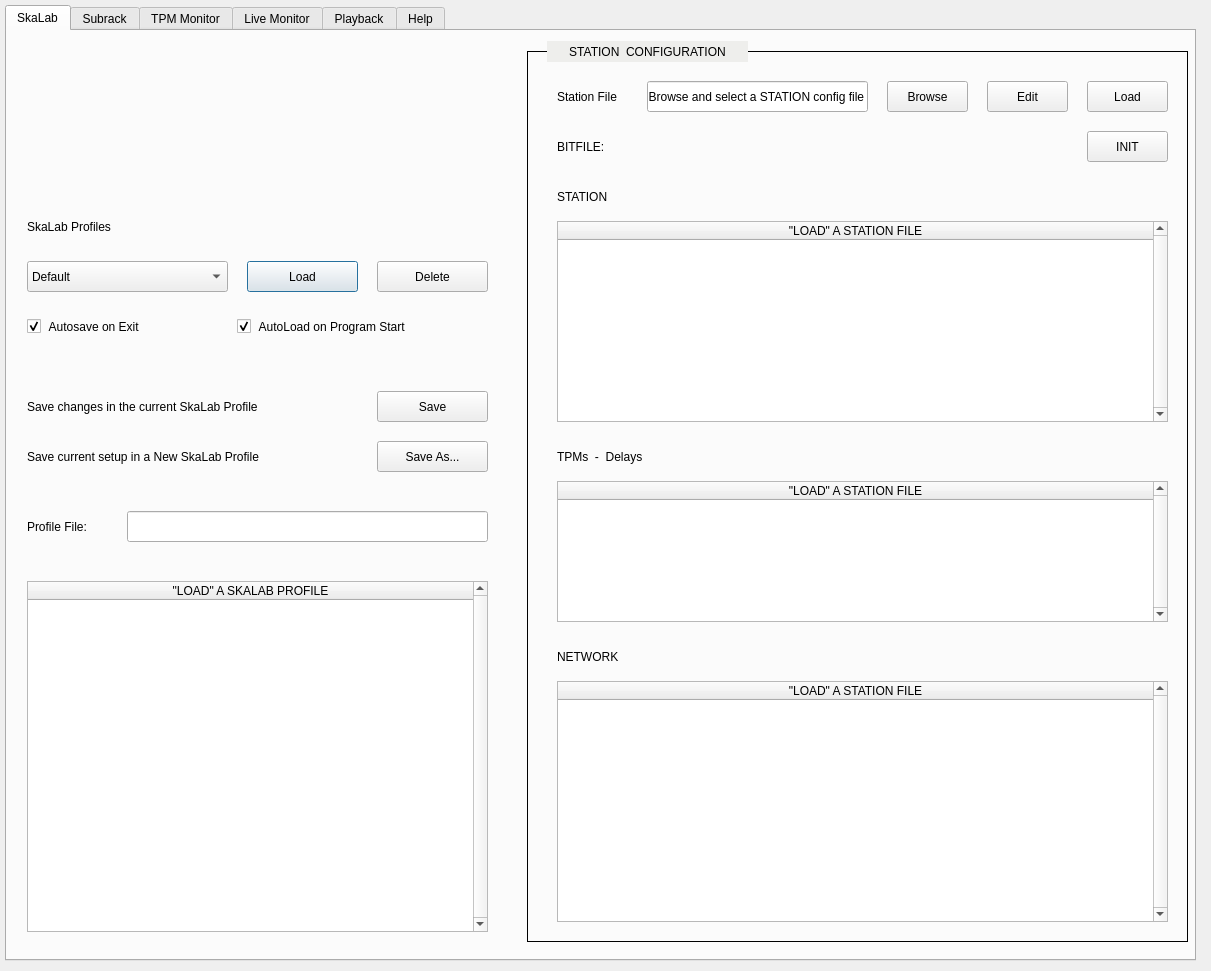
<?xml version="1.0" encoding="UTF-8"?>
<ui version="4.0">
 <class>Dialog</class>
 <widget class="QDialog" name="Dialog">
  <property name="geometry">
   <rect>
    <x>0</x>
    <y>0</y>
    <width>1211</width>
    <height>971</height>
   </rect>
  </property>
  <property name="windowTitle">
   <string>SKA-LAB Tool</string>
  </property>
  <widget class="QTabWidget" name="qtabMain">
   <property name="geometry">
    <rect>
     <x>5</x>
     <y>5</y>
     <width>1191</width>
     <height>956</height>
    </rect>
   </property>
   <property name="tabPosition">
    <enum>QTabWidget::North</enum>
   </property>
   <property name="tabShape">
    <enum>QTabWidget::Rounded</enum>
   </property>
   <property name="currentIndex">
    <number>0</number>
   </property>
   <property name="tabsClosable">
    <bool>false</bool>
   </property>
   <property name="movable">
    <bool>false</bool>
   </property>
   <property name="tabBarAutoHide">
    <bool>false</bool>
   </property>
   <widget class="QWidget" name="qtabSkalab">
    <attribute name="title">
     <string>SkaLab</string>
    </attribute>
    <widget class="QComboBox" name="qcombo_profiles">
     <property name="geometry">
      <rect>
       <x>20</x>
       <y>230</y>
       <width>201</width>
       <height>31</height>
      </rect>
     </property>
     <item>
      <property name="text">
       <string>Default</string>
      </property>
     </item>
     <item>
      <property name="text">
       <string>5xTPM</string>
      </property>
     </item>
    </widget>
    <widget class="QLabel" name="qlabel_profiles">
     <property name="geometry">
      <rect>
       <x>20</x>
       <y>180</y>
       <width>121</width>
       <height>31</height>
      </rect>
     </property>
     <property name="text">
      <string>SkaLab Profiles</string>
     </property>
     <property name="alignment">
      <set>Qt::AlignLeading|Qt::AlignLeft|Qt::AlignVCenter</set>
     </property>
    </widget>
    <widget class="QPushButton" name="qbutton_profile_load">
     <property name="geometry">
      <rect>
       <x>240</x>
       <y>230</y>
       <width>111</width>
       <height>31</height>
      </rect>
     </property>
     <property name="text">
      <string>Load</string>
     </property>
    </widget>
    <widget class="QPushButton" name="qbutton_profile_delete">
     <property name="geometry">
      <rect>
       <x>370</x>
       <y>230</y>
       <width>111</width>
       <height>31</height>
      </rect>
     </property>
     <property name="text">
      <string>Delete</string>
     </property>
    </widget>
    <widget class="QCheckBox" name="qradio_autosave">
     <property name="geometry">
      <rect>
       <x>20</x>
       <y>280</y>
       <width>151</width>
       <height>31</height>
      </rect>
     </property>
     <property name="text">
      <string> Autosave on Exit</string>
     </property>
     <property name="checked">
      <bool>true</bool>
     </property>
    </widget>
    <widget class="QCheckBox" name="qradio_autoload">
     <property name="geometry">
      <rect>
       <x>230</x>
       <y>280</y>
       <width>221</width>
       <height>31</height>
      </rect>
     </property>
     <property name="text">
      <string> AutoLoad on Program Start</string>
     </property>
     <property name="checked">
      <bool>true</bool>
     </property>
    </widget>
    <widget class="QLineEdit" name="qline_profile">
     <property name="geometry">
      <rect>
       <x>120</x>
       <y>480</y>
       <width>361</width>
       <height>31</height>
      </rect>
     </property>
     <property name="text">
      <string/>
     </property>
     <property name="readOnly">
      <bool>true</bool>
     </property>
    </widget>
    <widget class="QPushButton" name="qbutton_profile_saveas">
     <property name="geometry">
      <rect>
       <x>370</x>
       <y>410</y>
       <width>111</width>
       <height>31</height>
      </rect>
     </property>
     <property name="text">
      <string>Save As...</string>
     </property>
    </widget>
    <widget class="QPushButton" name="qbutton_profile_save">
     <property name="geometry">
      <rect>
       <x>370</x>
       <y>360</y>
       <width>111</width>
       <height>31</height>
      </rect>
     </property>
     <property name="text">
      <string>Save</string>
     </property>
    </widget>
    <widget class="QLabel" name="qlabel_profile">
     <property name="geometry">
      <rect>
       <x>20</x>
       <y>480</y>
       <width>91</width>
       <height>31</height>
      </rect>
     </property>
     <property name="text">
      <string>Profile File:</string>
     </property>
     <property name="alignment">
      <set>Qt::AlignLeading|Qt::AlignLeft|Qt::AlignVCenter</set>
     </property>
    </widget>
    <widget class="QLabel" name="qlabel_profile_2">
     <property name="geometry">
      <rect>
       <x>20</x>
       <y>360</y>
       <width>301</width>
       <height>31</height>
      </rect>
     </property>
     <property name="text">
      <string>Save changes in the current SkaLab Profile</string>
     </property>
     <property name="alignment">
      <set>Qt::AlignLeading|Qt::AlignLeft|Qt::AlignVCenter</set>
     </property>
    </widget>
    <widget class="QLabel" name="qlabel_profile_3">
     <property name="geometry">
      <rect>
       <x>20</x>
       <y>410</y>
       <width>301</width>
       <height>31</height>
      </rect>
     </property>
     <property name="text">
      <string>Save current setup in a New SkaLab Profile</string>
     </property>
     <property name="alignment">
      <set>Qt::AlignLeading|Qt::AlignLeft|Qt::AlignVCenter</set>
     </property>
    </widget>
    <widget class="QWidget" name="qwpics" native="true">
     <property name="geometry">
      <rect>
       <x>10</x>
       <y>20</y>
       <width>491</width>
       <height>122</height>
      </rect>
     </property>
    </widget>
    <widget class="QFrame" name="frame_station">
     <property name="geometry">
      <rect>
       <x>520</x>
       <y>20</y>
       <width>661</width>
       <height>891</height>
      </rect>
     </property>
     <property name="frameShape">
      <enum>QFrame::Box</enum>
     </property>
     <property name="frameShadow">
      <enum>QFrame::Plain</enum>
     </property>
     <widget class="QLabel" name="qlabel_config">
      <property name="geometry">
       <rect>
        <x>30</x>
        <y>30</y>
        <width>101</width>
        <height>31</height>
       </rect>
      </property>
      <property name="text">
       <string>Station File</string>
      </property>
      <property name="alignment">
       <set>Qt::AlignLeading|Qt::AlignLeft|Qt::AlignVCenter</set>
      </property>
     </widget>
     <widget class="QLineEdit" name="qline_configfile">
      <property name="geometry">
       <rect>
        <x>120</x>
        <y>30</y>
        <width>221</width>
        <height>31</height>
       </rect>
      </property>
      <property name="text">
       <string>  Browse and select a STATION config file</string>
      </property>
      <property name="readOnly">
       <bool>true</bool>
      </property>
     </widget>
     <widget class="QPushButton" name="qbutton_load_configuration">
      <property name="geometry">
       <rect>
        <x>560</x>
        <y>30</y>
        <width>81</width>
        <height>31</height>
       </rect>
      </property>
      <property name="text">
       <string>Load</string>
      </property>
     </widget>
     <widget class="QPushButton" name="qbutton_browse">
      <property name="geometry">
       <rect>
        <x>360</x>
        <y>30</y>
        <width>81</width>
        <height>31</height>
       </rect>
      </property>
      <property name="text">
       <string>Browse</string>
      </property>
     </widget>
     <widget class="QPushButton" name="qbutton_station_init">
      <property name="geometry">
       <rect>
        <x>560</x>
        <y>80</y>
        <width>81</width>
        <height>31</height>
       </rect>
      </property>
      <property name="text">
       <string>INIT</string>
      </property>
     </widget>
     <widget class="QLabel" name="qlabel_bitfile">
      <property name="geometry">
       <rect>
        <x>120</x>
        <y>80</y>
        <width>421</width>
        <height>31</height>
       </rect>
      </property>
      <property name="text">
       <string/>
      </property>
      <property name="alignment">
       <set>Qt::AlignLeading|Qt::AlignLeft|Qt::AlignVCenter</set>
      </property>
     </widget>
     <widget class="QLabel" name="qlabel_station">
      <property name="geometry">
       <rect>
        <x>30</x>
        <y>130</y>
        <width>171</width>
        <height>31</height>
       </rect>
      </property>
      <property name="text">
       <string>STATION</string>
      </property>
      <property name="alignment">
       <set>Qt::AlignLeading|Qt::AlignLeft|Qt::AlignVCenter</set>
      </property>
     </widget>
     <widget class="QTableWidget" name="qtable_tpm">
      <property name="geometry">
       <rect>
        <x>30</x>
        <y>430</y>
        <width>611</width>
        <height>141</height>
       </rect>
      </property>
      <property name="verticalScrollBarPolicy">
       <enum>Qt::ScrollBarAlwaysOn</enum>
      </property>
      <property name="sizeAdjustPolicy">
       <enum>QAbstractScrollArea::AdjustIgnored</enum>
      </property>
      <attribute name="horizontalHeaderCascadingSectionResizes">
       <bool>false</bool>
      </attribute>
      <attribute name="horizontalHeaderDefaultSectionSize">
       <number>218</number>
      </attribute>
      <attribute name="horizontalHeaderStretchLastSection">
       <bool>true</bool>
      </attribute>
      <column>
       <property name="text">
        <string>&quot;LOAD&quot; A STATION FILE</string>
       </property>
      </column>
     </widget>
     <widget class="QTableWidget" name="qtable_station">
      <property name="geometry">
       <rect>
        <x>30</x>
        <y>170</y>
        <width>611</width>
        <height>201</height>
       </rect>
      </property>
      <property name="verticalScrollBarPolicy">
       <enum>Qt::ScrollBarAlwaysOn</enum>
      </property>
      <attribute name="horizontalHeaderDefaultSectionSize">
       <number>308</number>
      </attribute>
      <attribute name="horizontalHeaderStretchLastSection">
       <bool>true</bool>
      </attribute>
      <column>
       <property name="text">
        <string>&quot;LOAD&quot; A STATION FILE</string>
       </property>
      </column>
     </widget>
     <widget class="QLabel" name="qlabel_tpms">
      <property name="geometry">
       <rect>
        <x>30</x>
        <y>390</y>
        <width>171</width>
        <height>31</height>
       </rect>
      </property>
      <property name="text">
       <string>TPMs  -  Delays</string>
      </property>
      <property name="alignment">
       <set>Qt::AlignLeading|Qt::AlignLeft|Qt::AlignVCenter</set>
      </property>
     </widget>
     <widget class="QLabel" name="qlabel_network">
      <property name="geometry">
       <rect>
        <x>30</x>
        <y>590</y>
        <width>171</width>
        <height>31</height>
       </rect>
      </property>
      <property name="text">
       <string>NETWORK</string>
      </property>
      <property name="alignment">
       <set>Qt::AlignLeading|Qt::AlignLeft|Qt::AlignVCenter</set>
      </property>
     </widget>
     <widget class="QTableWidget" name="qtable_network">
      <property name="geometry">
       <rect>
        <x>30</x>
        <y>630</y>
        <width>611</width>
        <height>241</height>
       </rect>
      </property>
      <property name="verticalScrollBarPolicy">
       <enum>Qt::ScrollBarAlwaysOn</enum>
      </property>
      <attribute name="horizontalHeaderDefaultSectionSize">
       <number>365</number>
      </attribute>
      <attribute name="horizontalHeaderStretchLastSection">
       <bool>true</bool>
      </attribute>
      <column>
       <property name="text">
        <string>&quot;LOAD&quot; A STATION FILE</string>
       </property>
      </column>
     </widget>
     <widget class="QLabel" name="qlabel_bitfile_2">
      <property name="geometry">
       <rect>
        <x>30</x>
        <y>80</y>
        <width>71</width>
        <height>31</height>
       </rect>
      </property>
      <property name="text">
       <string>BITFILE: </string>
      </property>
      <property name="alignment">
       <set>Qt::AlignLeading|Qt::AlignLeft|Qt::AlignVCenter</set>
      </property>
     </widget>
     <widget class="QPushButton" name="qbutton_edit">
      <property name="geometry">
       <rect>
        <x>460</x>
        <y>30</y>
        <width>81</width>
        <height>31</height>
       </rect>
      </property>
      <property name="text">
       <string>Edit</string>
      </property>
     </widget>
    </widget>
    <widget class="QTableWidget" name="qtable_profile">
     <property name="geometry">
      <rect>
       <x>20</x>
       <y>550</y>
       <width>461</width>
       <height>351</height>
      </rect>
     </property>
     <property name="verticalScrollBarPolicy">
      <enum>Qt::ScrollBarAlwaysOn</enum>
     </property>
     <attribute name="horizontalHeaderDefaultSectionSize">
      <number>365</number>
     </attribute>
     <attribute name="horizontalHeaderStretchLastSection">
      <bool>true</bool>
     </attribute>
     <column>
      <property name="text">
       <string>&quot;LOAD&quot; A SKALAB PROFILE</string>
      </property>
     </column>
    </widget>
    <widget class="QLabel" name="qlabel_connection_3">
     <property name="geometry">
      <rect>
       <x>540</x>
       <y>10</y>
       <width>201</width>
       <height>21</height>
      </rect>
     </property>
     <property name="layoutDirection">
      <enum>Qt::LeftToRight</enum>
     </property>
     <property name="styleSheet">
      <string notr="true">background-color: rgb(238, 238, 236);</string>
     </property>
     <property name="text">
      <string>STATION  CONFIGURATION</string>
     </property>
     <property name="alignment">
      <set>Qt::AlignCenter</set>
     </property>
    </widget>
   </widget>
   <widget class="QWidget" name="qtabSubrack">
    <attribute name="title">
     <string>Subrack</string>
    </attribute>
    <widget class="QWidget" name="qwSubrack" native="true">
     <property name="geometry">
      <rect>
       <x>0</x>
       <y>0</y>
       <width>1191</width>
       <height>936</height>
      </rect>
     </property>
    </widget>
   </widget>
   <widget class="QWidget" name="qtabMonitor">
    <attribute name="title">
     <string>TPM Monitor</string>
    </attribute>
    <widget class="QWidget" name="qwMonitor" native="true">
     <property name="geometry">
      <rect>
       <x>0</x>
       <y>0</y>
       <width>1191</width>
       <height>936</height>
      </rect>
     </property>
    </widget>
   </widget>
   <widget class="QWidget" name="qtabLive">
    <attribute name="title">
     <string>Live Monitor</string>
    </attribute>
    <widget class="QWidget" name="qwLive" native="true">
     <property name="geometry">
      <rect>
       <x>0</x>
       <y>0</y>
       <width>1191</width>
       <height>936</height>
      </rect>
     </property>
    </widget>
   </widget>
   <widget class="QWidget" name="qtabPlayback">
    <attribute name="title">
     <string>Playback</string>
    </attribute>
    <widget class="QLabel" name="play_qlabel_dataload">
     <property name="geometry">
      <rect>
       <x>360</x>
       <y>70</y>
       <width>261</width>
       <height>31</height>
      </rect>
     </property>
     <property name="layoutDirection">
      <enum>Qt::LeftToRight</enum>
     </property>
     <property name="text">
      <string/>
     </property>
     <property name="alignment">
      <set>Qt::AlignLeading|Qt::AlignLeft|Qt::AlignVCenter</set>
     </property>
    </widget>
    <widget class="QWidget" name="qwPlay" native="true">
     <property name="geometry">
      <rect>
       <x>0</x>
       <y>0</y>
       <width>1191</width>
       <height>936</height>
      </rect>
     </property>
    </widget>
   </widget>
   <widget class="QWidget" name="qtabHelp">
    <attribute name="title">
     <string>Help</string>
    </attribute>
    <widget class="QLabel" name="qlabel_user_manual">
     <property name="geometry">
      <rect>
       <x>30</x>
       <y>20</y>
       <width>591</width>
       <height>111</height>
      </rect>
     </property>
     <property name="text">
      <string>&lt;html&gt;&lt;head/&gt;&lt;body&gt;&lt;p&gt;&lt;span style=&quot; font-size:6pt; font-weight:600; font-style:italic; color:#ffffff;&quot;&gt;space &lt;/span&gt;&lt;/p&gt;&lt;p&gt;&lt;span style=&quot; font-size:48pt; font-weight:600; font-style:italic;&quot;&gt;SKA&lt;/span&gt;&lt;span style=&quot; font-size:48pt;&quot;&gt; in &lt;/span&gt;&lt;span style=&quot; font-size:48pt; font-weight:600; font-style:italic;&quot;&gt;LAB&lt;/span&gt;&lt;span style=&quot; font-size:48pt;&quot;&gt; project&lt;/span&gt;&lt;/p&gt;&lt;/body&gt;&lt;/html&gt;</string>
     </property>
     <property name="textFormat">
      <enum>Qt::AutoText</enum>
     </property>
     <property name="alignment">
      <set>Qt::AlignLeading|Qt::AlignLeft|Qt::AlignTop</set>
     </property>
     <property name="wordWrap">
      <bool>false</bool>
     </property>
    </widget>
    <widget class="QWidget" name="qwpics_help" native="true">
     <property name="geometry">
      <rect>
       <x>620</x>
       <y>10</y>
       <width>491</width>
       <height>122</height>
      </rect>
     </property>
    </widget>
    <widget class="QLabel" name="qlabel_sw_version">
     <property name="geometry">
      <rect>
       <x>110</x>
       <y>130</y>
       <width>81</width>
       <height>21</height>
      </rect>
     </property>
     <property name="font">
      <font>
       <pointsize>10</pointsize>
       <italic>true</italic>
      </font>
     </property>
     <property name="text">
      <string>Version: </string>
     </property>
     <property name="alignment">
      <set>Qt::AlignLeading|Qt::AlignLeft|Qt::AlignVCenter</set>
     </property>
    </widget>
    <widget class="QLabel" name="qlabel_sw_release">
     <property name="geometry">
      <rect>
       <x>210</x>
       <y>130</y>
       <width>161</width>
       <height>21</height>
      </rect>
     </property>
     <property name="font">
      <font>
       <pointsize>10</pointsize>
       <italic>true</italic>
      </font>
     </property>
     <property name="text">
      <string>Released on: </string>
     </property>
     <property name="alignment">
      <set>Qt::AlignLeading|Qt::AlignLeft|Qt::AlignVCenter</set>
     </property>
    </widget>
    <widget class="QLabel" name="qlabel_sw_author">
     <property name="geometry">
      <rect>
       <x>390</x>
       <y>130</y>
       <width>171</width>
       <height>21</height>
      </rect>
     </property>
     <property name="font">
      <font>
       <pointsize>10</pointsize>
       <italic>true</italic>
      </font>
     </property>
     <property name="text">
      <string>Author: </string>
     </property>
     <property name="alignment">
      <set>Qt::AlignLeading|Qt::AlignLeft|Qt::AlignVCenter</set>
     </property>
    </widget>
    <widget class="QTabWidget" name="tabHelp">
     <property name="geometry">
      <rect>
       <x>30</x>
       <y>170</y>
       <width>1081</width>
       <height>742</height>
      </rect>
     </property>
     <property name="currentIndex">
      <number>0</number>
     </property>
     <widget class="QWidget" name="qtab_intro">
      <attribute name="title">
       <string>Intro</string>
      </attribute>
      <widget class="QTextEdit" name="Help_Intro">
       <property name="geometry">
        <rect>
         <x>0</x>
         <y>0</y>
         <width>1081</width>
         <height>741</height>
        </rect>
       </property>
       <property name="autoFillBackground">
        <bool>false</bool>
       </property>
       <property name="styleSheet">
        <string notr="true">background-color: rgb(251, 249, 246);</string>
       </property>
       <property name="frameShape">
        <enum>QFrame::NoFrame</enum>
       </property>
       <property name="html">
        <string>&lt;!DOCTYPE HTML PUBLIC &quot;-//W3C//DTD HTML 4.0//EN&quot; &quot;http://www.w3.org/TR/REC-html40/strict.dtd&quot;&gt;
&lt;html&gt;&lt;head&gt;&lt;meta name=&quot;qrichtext&quot; content=&quot;1&quot; /&gt;&lt;style type=&quot;text/css&quot;&gt;
p, li { white-space: pre-wrap; }
&lt;/style&gt;&lt;/head&gt;&lt;body style=&quot; font-family:'Ubuntu'; font-size:11pt; font-weight:400; font-style:normal;&quot;&gt;
&lt;p style=&quot;-qt-paragraph-type:empty; margin-top:0px; margin-bottom:0px; margin-left:0px; margin-right:0px; -qt-block-indent:0; text-indent:0px;&quot;&gt;&lt;br /&gt;&lt;/p&gt;&lt;/body&gt;&lt;/html&gt;</string>
       </property>
      </widget>
     </widget>
     <widget class="QWidget" name="qtab_changelog">
      <attribute name="title">
       <string>ChangeLog</string>
      </attribute>
      <widget class="QTextEdit" name="Help_ChangeLog">
       <property name="geometry">
        <rect>
         <x>0</x>
         <y>0</y>
         <width>1081</width>
         <height>741</height>
        </rect>
       </property>
       <property name="autoFillBackground">
        <bool>false</bool>
       </property>
       <property name="styleSheet">
        <string notr="true">background-color: rgb(251, 249, 246);</string>
       </property>
       <property name="frameShape">
        <enum>QFrame::NoFrame</enum>
       </property>
       <property name="html">
        <string>&lt;!DOCTYPE HTML PUBLIC &quot;-//W3C//DTD HTML 4.0//EN&quot; &quot;http://www.w3.org/TR/REC-html40/strict.dtd&quot;&gt;
&lt;html&gt;&lt;head&gt;&lt;meta name=&quot;qrichtext&quot; content=&quot;1&quot; /&gt;&lt;style type=&quot;text/css&quot;&gt;
p, li { white-space: pre-wrap; }
&lt;/style&gt;&lt;/head&gt;&lt;body style=&quot; font-family:'Ubuntu'; font-size:11pt; font-weight:400; font-style:normal;&quot;&gt;
&lt;p style=&quot;-qt-paragraph-type:empty; margin-top:0px; margin-bottom:0px; margin-left:0px; margin-right:0px; -qt-block-indent:0; text-indent:0px;&quot;&gt;&lt;br /&gt;&lt;/p&gt;&lt;/body&gt;&lt;/html&gt;</string>
       </property>
      </widget>
     </widget>
     <widget class="QWidget" name="qtab_todo">
      <attribute name="title">
       <string>ToDo</string>
      </attribute>
      <widget class="QTextEdit" name="Help_ToDo">
       <property name="geometry">
        <rect>
         <x>0</x>
         <y>0</y>
         <width>1081</width>
         <height>741</height>
        </rect>
       </property>
       <property name="autoFillBackground">
        <bool>false</bool>
       </property>
       <property name="styleSheet">
        <string notr="true">background-color: rgb(251, 249, 246);</string>
       </property>
       <property name="frameShape">
        <enum>QFrame::NoFrame</enum>
       </property>
       <property name="html">
        <string>&lt;!DOCTYPE HTML PUBLIC &quot;-//W3C//DTD HTML 4.0//EN&quot; &quot;http://www.w3.org/TR/REC-html40/strict.dtd&quot;&gt;
&lt;html&gt;&lt;head&gt;&lt;meta name=&quot;qrichtext&quot; content=&quot;1&quot; /&gt;&lt;style type=&quot;text/css&quot;&gt;
p, li { white-space: pre-wrap; }
&lt;/style&gt;&lt;/head&gt;&lt;body style=&quot; font-family:'Ubuntu'; font-size:11pt; font-weight:400; font-style:normal;&quot;&gt;
&lt;p style=&quot;-qt-paragraph-type:empty; margin-top:0px; margin-bottom:0px; margin-left:0px; margin-right:0px; -qt-block-indent:0; text-indent:0px;&quot;&gt;&lt;br /&gt;&lt;/p&gt;&lt;/body&gt;&lt;/html&gt;</string>
       </property>
      </widget>
     </widget>
     <widget class="QWidget" name="qtab_note">
      <attribute name="title">
       <string>Notes</string>
      </attribute>
      <widget class="QTextEdit" name="Help_Notes">
       <property name="geometry">
        <rect>
         <x>0</x>
         <y>0</y>
         <width>1081</width>
         <height>741</height>
        </rect>
       </property>
       <property name="autoFillBackground">
        <bool>false</bool>
       </property>
       <property name="styleSheet">
        <string notr="true">background-color: rgb(251, 249, 246);</string>
       </property>
       <property name="frameShape">
        <enum>QFrame::NoFrame</enum>
       </property>
       <property name="html">
        <string>&lt;!DOCTYPE HTML PUBLIC &quot;-//W3C//DTD HTML 4.0//EN&quot; &quot;http://www.w3.org/TR/REC-html40/strict.dtd&quot;&gt;
&lt;html&gt;&lt;head&gt;&lt;meta name=&quot;qrichtext&quot; content=&quot;1&quot; /&gt;&lt;style type=&quot;text/css&quot;&gt;
p, li { white-space: pre-wrap; }
&lt;/style&gt;&lt;/head&gt;&lt;body style=&quot; font-family:'Ubuntu'; font-size:11pt; font-weight:400; font-style:normal;&quot;&gt;
&lt;p style=&quot;-qt-paragraph-type:empty; margin-top:0px; margin-bottom:0px; margin-left:0px; margin-right:0px; -qt-block-indent:0; text-indent:0px;&quot;&gt;&lt;br /&gt;&lt;/p&gt;&lt;/body&gt;&lt;/html&gt;</string>
       </property>
      </widget>
     </widget>
     <widget class="QWidget" name="qtab_troubleshooting">
      <attribute name="title">
       <string>Troubleshooting</string>
      </attribute>
      <widget class="QTextEdit" name="Help_TroubleShooting">
       <property name="geometry">
        <rect>
         <x>0</x>
         <y>0</y>
         <width>1081</width>
         <height>741</height>
        </rect>
       </property>
       <property name="autoFillBackground">
        <bool>false</bool>
       </property>
       <property name="styleSheet">
        <string notr="true">background-color: rgb(251, 249, 246);</string>
       </property>
       <property name="frameShape">
        <enum>QFrame::NoFrame</enum>
       </property>
       <property name="html">
        <string>&lt;!DOCTYPE HTML PUBLIC &quot;-//W3C//DTD HTML 4.0//EN&quot; &quot;http://www.w3.org/TR/REC-html40/strict.dtd&quot;&gt;
&lt;html&gt;&lt;head&gt;&lt;meta name=&quot;qrichtext&quot; content=&quot;1&quot; /&gt;&lt;style type=&quot;text/css&quot;&gt;
p, li { white-space: pre-wrap; }
&lt;/style&gt;&lt;/head&gt;&lt;body style=&quot; font-family:'Ubuntu'; font-size:11pt; font-weight:400; font-style:normal;&quot;&gt;
&lt;p style=&quot;-qt-paragraph-type:empty; margin-top:0px; margin-bottom:0px; margin-left:0px; margin-right:0px; -qt-block-indent:0; text-indent:0px;&quot;&gt;&lt;br /&gt;&lt;/p&gt;&lt;/body&gt;&lt;/html&gt;</string>
       </property>
      </widget>
     </widget>
    </widget>
   </widget>
  </widget>
 </widget>
 <resources/>
 <connections/>
</ui>
